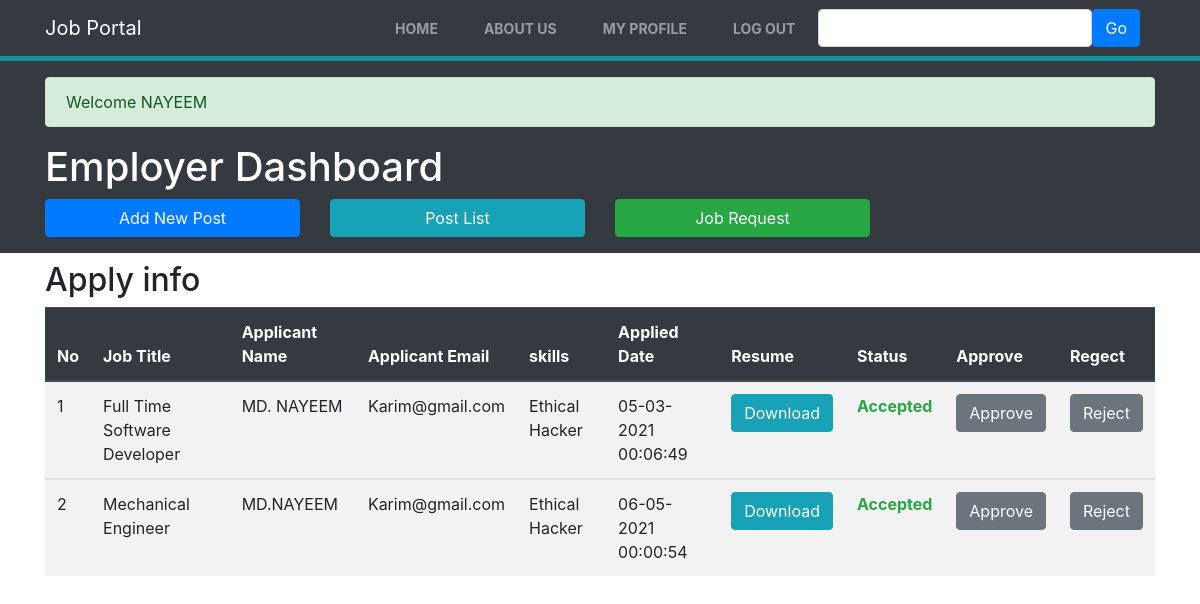
/employer_view.php (signed in), run on the app's committed database.
### tables this page shows
CREATE TABLE `apply` (
  `id` int(100) NOT NULL,
  `name` varchar(400) NOT NULL,
  `email` varchar(400) NOT NULL,
  `skills` varchar(400) NOT NULL,
  `resume` varchar(100) NOT NULL,
  `skid` int(100) NOT NULL,
  `postid` int(100) NOT NULL,
  `status` varchar(100) NOT NULL,
  `time` varchar(30) NOT NULL
);

CREATE TABLE `jobpost` (
  `id` int(100) NOT NULL,
  `category` varchar(50) NOT NULL,
  `title` varchar(70) NOT NULL,
  `salary` varchar(100) NOT NULL,
  `image` varchar(20) NOT NULL,
  `jobdescription` varchar(1000) NOT NULL,
  `tme` varchar(30) NOT NULL,
  `empid` int(100) NOT NULL
);

### employer_view.php (the view, shortened to what this page needs)
<?php require_once("include/db.php"); ?>
<?php require_once("include/sessions.php");?>
<!DOCTYPE html>
<html lang="en">
<head>
    <link rel="stylesheet" href="css/bootstrap.min.css">
    <link rel="stylesheet" href="Style.css">
</head>
<body>
    <nav class="navbar navbar-expand-lg navbar-dark bg-dark">
        <div class="container">
            <a class="navbar-brand" href="Home.php">Job Portal</a>
            <div class="col-auto">
                <div class="collapse navbar-collapse" id="navbarSupportedContent">
                    <ul class="navbar-nav mr-auto">
                        <li class="nav-item ">
                            <a class="nav-link" href="Home.php">Home <span class="sr-only"></span></a>
                        </li>
                        <li class="nav-item">
                            <a class="nav-link" href="aboutus.php">About Us</a>
                        </li>
                        <li class="nav-item">
                            <a class="nav-link" href="profile.php">My Profile</a>
                        </li>
                        <li class="nav-item">
                        <a class="nav-link"href="signout.php">Log Out</a>
                        </li>
                    </ul>
                    <ul class="navbar-nav ml-auto">
                        <form class="form-inline" action="Home.php">
                            <div class="form-group">
                            <input class="form-control" type="text" name="Search" placehoder="Search Here">
                            <button  class="btn btn-primary" name="Searchbutton">Go</button>
                            </div>
                        </form>
                    </ul>
                </div>
            </div>
        </div>
    </nav>
<div style="height:5px; background:#1790A2;"></div>
    <header class="bg-dark text-white py-3">
        <div class="container">
        <?php echo success() ;
                ?>
            <div class="row">
                <div class="col-md-12">
                    <h1><i class= "fas fa-blog" style="color:#27aae1;"></i>Employer Dashboard</h1>
                </div>
                <div class= "col-lg-3">
                    <a href="Job_Post.php" class="btn btn-primary btn-block">
                        <i class="fas fa-edit"></i> Add New Post
                    </a>
                </div>
                <div class= "col-lg-3">
                    <a href="empallpost.php" class="btn btn-info btn-block">
                        <i class="fas fa-edit"></i> Post List
                    </a>
                </div>
                <div class= "col-lg-3">
                    <a href="" class="btn btn-success btn-block">
                        <i class="fas fa-edit"></i> Job Request
                    </a>
                </div>
            </div>
        </div>
    </header>
    <section  class="container py-2 mb-4">
        <div class="row" style="min-height:30px;">
            <div class="col-lg-12" style="min-height:400px;">
            <h2>Apply info</h2>
            <table class="table table-striped table-hover">
                <thead class="thead-dark">
                    <tr>
                        <th>No</th>
                        <th>Job Title</th>
                        <th>Applicant Name</th>
                        <th>Applicant Email</th>
                        <th>skills</th>
                        <th>Applied Date</th>
                        <th>Resume</th>
                        <th>Status</th>
                        <th>Approve</th>
                        <th>Regect</th>
                    </tr>
                </thead>
            <?php
            $tt=$_SESSION["empuserid"];
                $count=0;
    $sql="SELECT a.id,a.name,a.email,a.skills,a.resume,a.skid,a.postid,a.status,a.time FROM apply a CROSS JOIN jobpost j where a.postid=j.id AND j.empid='$tt'";
                $result = mysqli_query($conn, $sql);
                if (mysqli_num_rows($result) > 0) {
                    while($row = mysqli_fetch_assoc($result)) {
                        $ID=$row["id"];
                        $n=$row["name"];
                        $e=$row["email"];
                        $skill=$row["skills"];
                        $ru=$row["resume"];
                        $pid=$row["postid"];
                        $stus=$row["status"];
                        $tm=$row["time"];
                        $count++;
                        if($stus=="pending")
                        {
                            $aplink="";
                            $Btn="btn btn-success";
                            $Btn1="btn btn-danger";
                        }
                        else
                        {
                            $aplink="pointer-events: none;
                            cursor: default;";
                            $Btn="btn btn-secondary";
                            $Btn1="btn btn-secondary";
                        }
                        if($stus=="Accepted")
                            {
                                $status="text-success";
                            }
            ?>
            <tbody>
                    <tr>
                        <td><?php echo $count;?></td>
                        <td><?php
                        $sq="SELECT * FROM jobpost WHERE id='$pid'";
                        $r = mysqli_query($conn, $sq);
                        if (mysqli_num_rows($r) > 0) {
                            while($ro = mysqli_fetch_assoc($r)) {
                                $posttitle=$ro["title"];
                            }
                            echo $posttitle;
                        }
                        ?></td>
                        <td><?php echo $n;?></td>
                        <td><?php echo $e;?></td>
                        <td><?php echo $skill;?></td>
                        <td><?php echo $tm;?></td>
                        <td><a href="upload/<?php echo $ru;?>" class ="btn btn-info"> Download</a></td>
                        <td><p class="font-weight-bold  <?php echo $status;?> "><?php echo $stus;?></p></td>
                        <td><a href="approve.php?id=<?php echo $ID;?>" class="<?php echo $Btn?>" style='<?php echo $aplink;?>'>Approve</a></td>
                        <td><a href="reject.php?id=<?php echo $ID;?>" class="<?php echo $Btn1?>" style='<?php echo $aplink;?>'>Reject</a></td>
                    </tr>
            </tbody>
       <?php } mysqli_close($conn);}?>
            </table>
            </div>
        </div>
    </section>
</body>
</html>

### Style.css (style rules this page uses)
.navbar-dark .navbar-nav .nav-link { font-weight: 700; font-size: 14px; text-transform: uppercase; }
.navbar-dark .navbar-nav .nav-item { margin: 0 15px; }

### data on the page
apply: postid.title "Full Time Software Developer", name "MD. NAYEEM", email "Karim@gmail.com", skills "Ethical Hacker", time "05-03-2021 00:06:49", status "Accepted"
apply: postid.title "Mechanical Engineer", name "MD.NAYEEM", email "Karim@gmail.com", skills "Ethical Hacker", time "06-05-2021 00:00:54", status "Accepted"

### other printed values
success() "Welcome NAYEEM"
